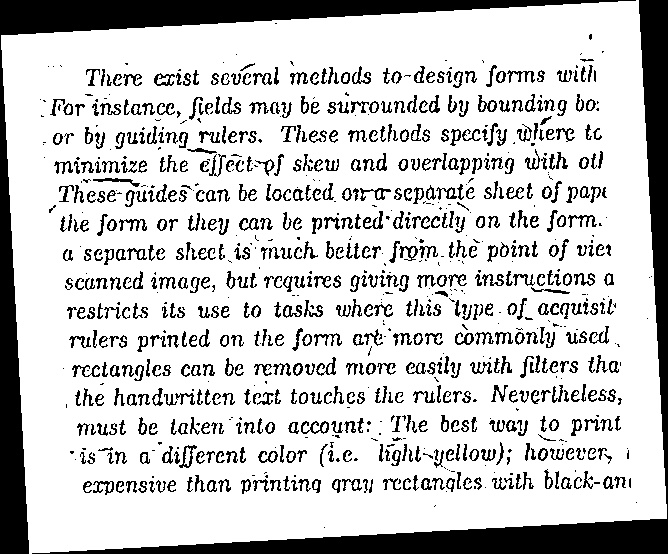
#> input picture 01-DocumentCleanup/rotated.jpg, 668 x 554 px; its folder holds only this picture in this run
$ python -i preprocessing.py   (imports and definitions only)
#> lines starting #> are read from the running program, lines starting #| are printed output that depends on the picture
#> further down, picture is the input picture: shape (554, 668, 3); min 0, max 255, mean 201.2
import numpy as np
from PIL import Image
import os
import cv2
import imutils
import pytesseract

def save(path, img):
    cv2.imwrite(path, img)

def load_image(path):
    return cv2.imread(path, cv2.IMREAD_GRAYSCALE)

def median_subtract(noisy_img):
    background=cv2.medianBlur(noisy_img, 13)
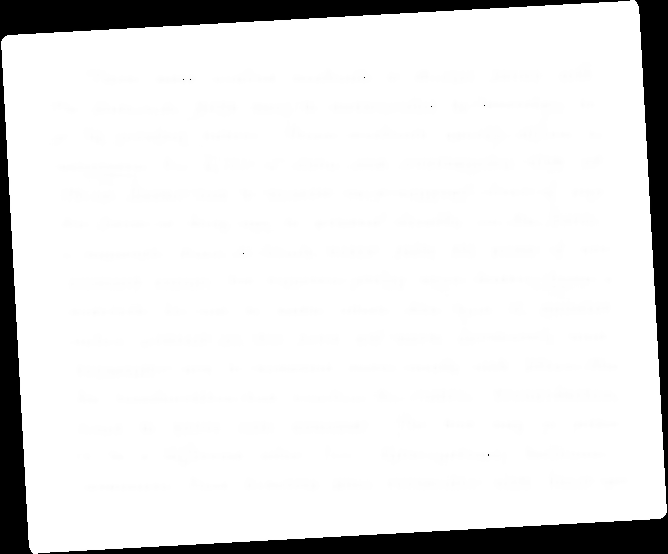
#> background: shape (554, 668, 3); min 0, max 255, mean 228.3
    result=cv2.subtract(background, noisy_img)
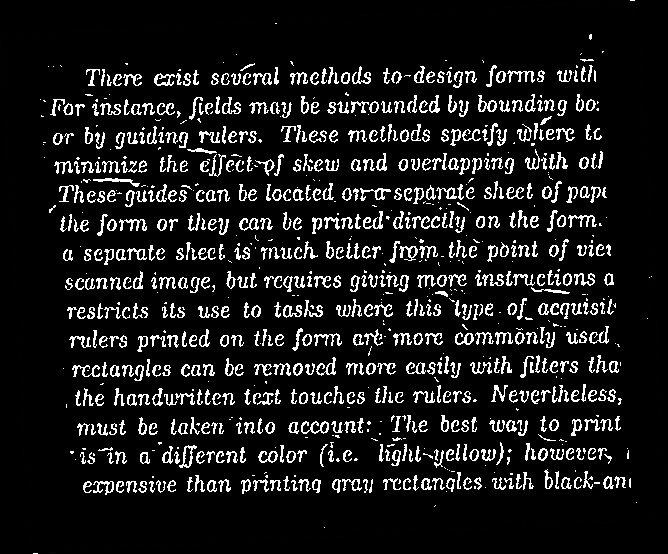
#> result: shape (554, 668, 3); min 0, max 255, mean 27.2
    result=cv2.bitwise_not(result)
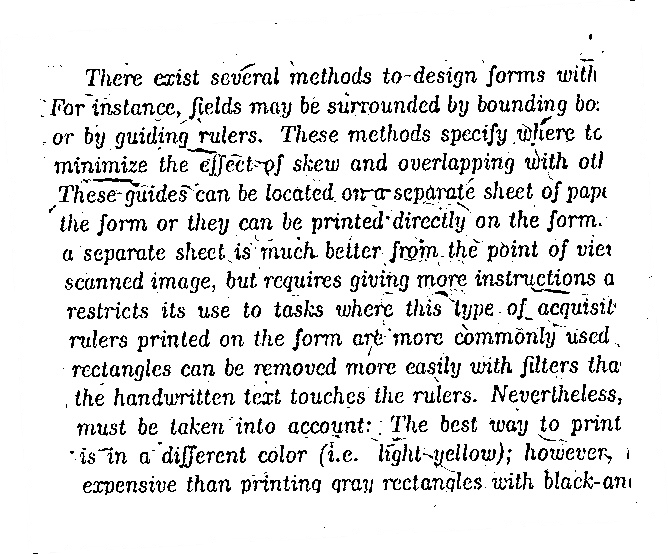
#> result: shape (554, 668, 3); min 0, max 255, mean 227.8
    return result

def adaptive_thresholding(img):
#> (the run stopped early here; a loop or call above may not have finished)
